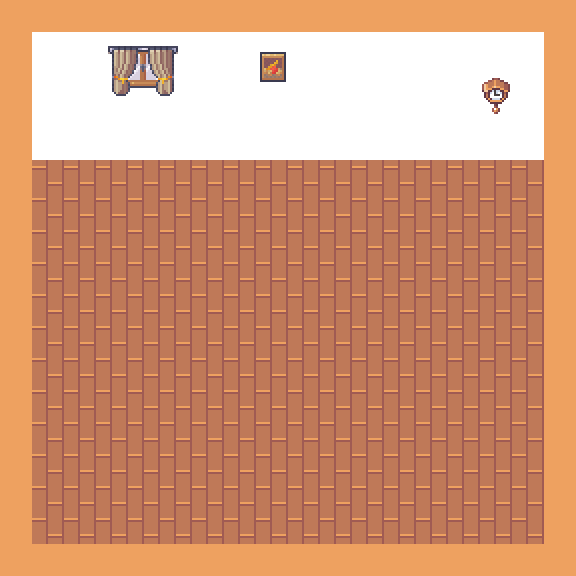

A 2D game scene composited from a Tiled map and its tileset images. What follows is a short description and the map's XML, with every tile layer's data as written:
An orthogonal 18x18 tile map with 32x32 px tiles, 3 tile layers (nền, tường, items), 2 tilesets.

<map version="1.10" tiledversion="1.10.2" orientation="orthogonal" renderorder="right-down" width="18" height="18" tilewidth="32" tileheight="32" infinite="0" nextlayerid="5" nextobjectid="26">
 <tileset firstgid="1" source="atlas_32x.tsx" />
 <tileset firstgid="769" source="Interiors_free_32x32.tsx" />
 <layer id="1" name="nền" width="18" height="18">
  <data encoding="csv">
291,291,291,291,291,291,291,291,291,291,291,291,291,291,291,291,291,291,
291,291,291,291,291,291,291,291,291,291,291,291,291,291,291,291,291,291,
291,291,291,291,291,291,291,291,291,291,291,291,291,291,291,291,291,291,
291,291,291,291,291,291,291,291,291,291,291,291,291,291,291,291,291,291,
291,1,291,291,291,291,291,291,291,291,291,291,291,291,291,291,291,291,
291,291,291,291,291,291,291,291,291,291,291,291,291,291,291,291,291,291,
291,291,291,291,291,291,291,291,291,291,291,291,291,291,291,291,291,291,
291,291,291,291,291,291,291,291,291,291,291,291,291,291,291,291,291,291,
291,291,291,291,291,291,291,291,291,291,291,291,291,291,291,291,291,291,
291,291,291,291,291,291,291,291,291,291,291,291,291,291,291,291,291,291,
291,291,291,291,291,291,291,291,291,291,291,291,291,291,291,291,291,291,
291,291,291,291,291,291,291,291,291,291,291,291,291,291,291,291,291,291,
291,291,291,291,291,291,291,291,291,291,291,291,291,291,291,291,291,291,
291,291,291,291,291,291,291,291,291,291,291,291,291,291,291,291,291,291,
291,291,291,291,291,291,291,291,291,291,291,291,291,291,291,291,291,291,
291,291,291,291,291,291,291,291,291,291,291,291,291,291,291,291,291,291,
291,291,291,291,291,291,291,291,291,291,291,291,291,291,291,291,291,291,
291,291,291,291,291,291,291,291,291,291,291,291,291,291,291,291,291,291
</data>
 </layer>
 <layer id="2" name="tường" width="18" height="18">
  <data encoding="csv">
289,289,289,289,289,289,289,289,289,289,289,289,289,289,289,289,289,289,
289,584,584,584,584,584,584,584,584,584,584,584,584,584,584,584,584,289,
289,584,1,584,584,584,584,584,584,584,584,584,584,584,584,584,584,289,
289,584,1,584,584,584,584,584,584,584,584,584,584,584,584,584,584,289,
289,584,584,584,584,584,584,584,584,584,584,584,584,584,584,584,584,289,
289,0,0,0,0,0,0,0,0,0,0,0,0,0,0,0,0,289,
289,0,0,0,0,0,0,0,0,0,0,0,0,0,0,0,0,289,
289,0,0,0,0,0,0,0,0,0,0,0,0,0,0,0,0,289,
289,0,0,0,0,0,0,0,0,0,0,0,0,0,0,0,0,289,
289,0,0,0,0,0,0,0,0,0,0,0,0,0,0,0,0,289,
289,0,0,0,0,0,0,0,0,0,0,0,0,0,0,0,0,289,
289,0,0,0,0,0,0,0,0,0,0,0,0,0,0,0,0,289,
289,0,0,0,0,0,0,0,0,0,0,0,0,0,0,0,0,289,
289,0,0,0,0,0,0,0,0,0,0,0,0,0,0,0,0,289,
289,0,0,0,0,0,0,0,0,0,0,0,0,0,0,0,0,289,
289,0,0,0,0,0,0,0,0,0,0,0,0,0,0,0,0,289,
289,0,0,0,0,0,0,0,0,0,0,0,0,0,0,0,0,289,
289,289,289,289,289,289,289,289,289,289,289,289,289,289,289,289,289,289
</data>
 </layer>
 <layer id="3" name="items" width="18" height="18">
  <data encoding="csv">
291,291,291,291,291,291,291,291,291,291,291,291,291,291,291,291,291,291,
291,0,0,1157,1158,1159,0,0,1953,0,0,0,0,0,0,0,0,291,
291,0,1,1173,1174,1175,0,0,1969,0,0,0,0,0,0,656,0,291,
291,0,1,0,201,201,201,201,201,201,201,201,201,201,201,704,0,291,
291,0,0,0,201,201,201,201,201,201,201,201,201,201,201,201,201,291,
291,338,338,338,338,338,338,338,338,338,338,338,338,338,338,338,338,291,
291,338,338,338,338,338,338,338,338,338,338,338,338,338,338,338,338,291,
291,338,338,338,338,338,338,338,338,338,338,338,338,338,338,338,338,291,
291,338,338,338,338,338,338,338,338,338,338,338,338,338,338,338,338,291,
291,338,338,338,338,338,338,338,338,338,338,338,338,338,338,338,338,291,
291,338,338,338,338,338,338,338,338,338,338,338,338,338,338,338,338,291,
291,338,338,338,338,338,338,338,338,338,338,338,338,338,338,338,338,291,
291,338,338,338,338,338,338,338,338,338,338,338,338,338,338,338,338,291,
291,338,338,338,338,338,338,338,338,338,338,338,338,338,338,338,338,291,
291,338,338,338,338,338,338,338,338,338,338,338,338,338,338,338,338,291,
291,338,338,338,338,338,338,338,338,338,338,338,338,338,338,338,338,291,
291,338,338,338,338,338,338,338,338,338,338,338,338,338,338,338,338,291,
291,291,291,291,291,291,291,291,291,291,291,291,291,291,291,291,291,291
</data>
 </layer>
 <objectgroup id="4" name="Object Layer 1" />
</map>
